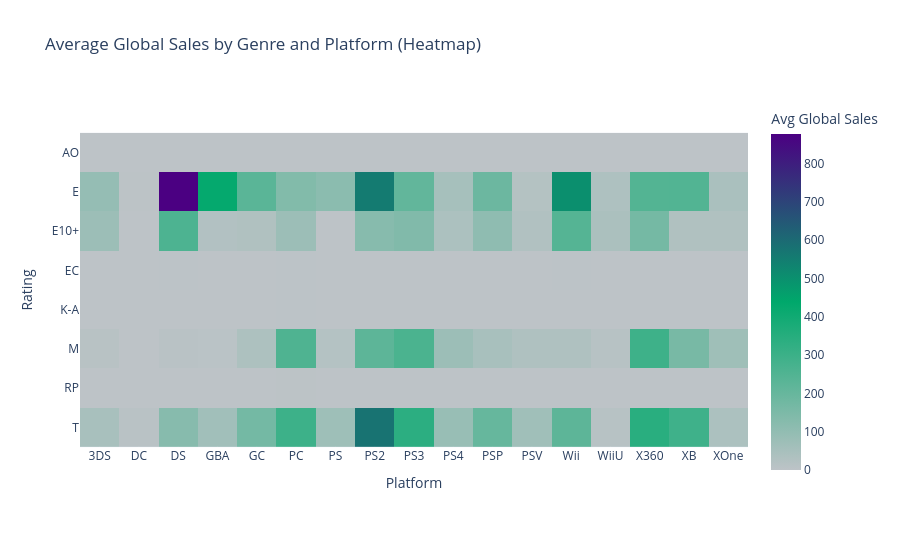

Notebook code for this chart:
### Code cell
# Heatmap visualization
fig_heatmap = px.imshow(
    pivot,
    labels=dict(x="Platform", y="Rating", color="Avg Global Sales"),
    title="Average Global Sales by Genre and Platform (Heatmap)",
    color_continuous_scale=[ '#BDC3C7', '#00A86B', '#4B0082']  # gray → green → purple
)
fig_heatmap.show()

### Figure 1 — Plotly figure (JSON) as saved in the notebook; plotly's stock layout.template omitted (floating-point values rounded to 4 significant figures; data arrays with more than 128 entries replaced by an {"elided": "..."} marker saying what was removed)
{"data": [{"coloraxis": "coloraxis", "hovertemplate": "Platform: %{x}<br>Rating: %{y}<br>Avg Global Sales: %{z}<extra></extra>", "name": "0", "type": "heatmap", "x": ["3DS", "DC", "DS", "GBA", "GC", "PC", "PS", "PS2", "PS3", "PS4", "PSP", "PSV", "Wii", "WiiU", "X360", "XB", "XOne"], "xaxis": "x", "y": ["AO", "E", "E10+", "EC", "K-A", "M", "RP", "T"], "yaxis": "y", "z": {"elided": "8x17 int values"}}], "layout": {"coloraxis": {"colorbar": {"title": {"text": "Avg Global Sales"}}, "colorscale": [[0, "#BDC3C7"], [0.5, "#00A86B"], [1, "#4B0082"]]}, "title": {"text": "Average Global Sales by Genre and Platform (Heatmap)"}, "xaxis": {"anchor": "y", "constrain": "domain", "domain": [0, 1], "scaleanchor": "y", "title": {"text": "Platform"}}, "yaxis": {"anchor": "x", "autorange": "reversed", "constrain": "domain", "domain": [0, 1], "title": {"text": "Rating"}}}}
